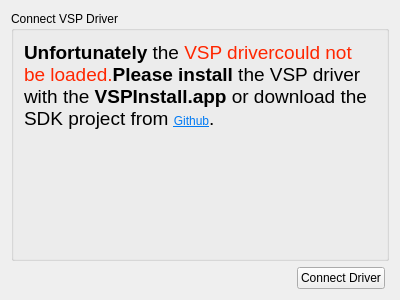
<?xml version="1.0" encoding="UTF-8"?>
<ui version="4.0">
 <class>PGConnect</class>
 <widget class="QWidget" name="PGConnect">
  <property name="geometry">
   <rect>
    <x>0</x>
    <y>0</y>
    <width>400</width>
    <height>300</height>
   </rect>
  </property>
  <property name="windowTitle">
   <string>Form</string>
  </property>
  <layout class="QVBoxLayout" name="verticalLayout">
   <item>
    <widget class="QGroupBox" name="groupBox_2">
     <property name="sizePolicy">
      <sizepolicy hsizetype="Expanding" vsizetype="Expanding">
       <horstretch>0</horstretch>
       <verstretch>0</verstretch>
      </sizepolicy>
     </property>
     <property name="title">
      <string>Connect VSP Driver</string>
     </property>
     <layout class="QVBoxLayout" name="verticalLayout_2">
      <item>
       <widget class="QLabel" name="label">
        <property name="text">
         <string>&lt;html&gt;&lt;head/&gt;&lt;body&gt;&lt;p&gt;&lt;span style=&quot; font-size:14pt; font-weight:700;&quot;&gt;Unfortunately&lt;/span&gt;&lt;span style=&quot; font-size:14pt;&quot;&gt; the &lt;/span&gt;&lt;span style=&quot; font-size:14pt; color:#ff2600;&quot;&gt;VSP driver&lt;/span&gt;&lt;span style=&quot; font-size:14pt;&quot;/&gt;&lt;span style=&quot; font-size:14pt; color:#ff2600;&quot;&gt;could not be loaded.&lt;/span&gt;&lt;span style=&quot; font-size:14pt;&quot;/&gt;&lt;span style=&quot; font-size:14pt; font-weight:700;&quot;&gt;Please install &lt;/span&gt;&lt;span style=&quot; font-size:14pt;&quot;&gt;the VSP driver with the &lt;/span&gt;&lt;span style=&quot; font-size:14pt; font-weight:700;&quot;&gt;VSPInstall.app&lt;/span&gt;&lt;span style=&quot; font-size:14pt;&quot;&gt; or download the SDK project from &lt;/span&gt;&lt;a href=&quot;https://github.com/britus/VSPDriver&quot;&gt;&lt;span style=&quot; text-decoration: underline; color:#007af4;&quot;&gt;Github&lt;/span&gt;&lt;/a&gt;&lt;span style=&quot; font-size:14pt;&quot;&gt;.&lt;/span&gt;&lt;/p&gt;&lt;p&gt;&lt;br/&gt;&lt;/p&gt;&lt;/body&gt;&lt;/html&gt;</string>
        </property>
        <property name="scaledContents">
         <bool>true</bool>
        </property>
        <property name="alignment">
         <set>Qt::AlignLeading|Qt::AlignLeft|Qt::AlignTop</set>
        </property>
        <property name="wordWrap">
         <bool>true</bool>
        </property>
        <property name="margin">
         <number>4</number>
        </property>
        <property name="indent">
         <number>1</number>
        </property>
        <property name="openExternalLinks">
         <bool>true</bool>
        </property>
       </widget>
      </item>
     </layout>
    </widget>
   </item>
   <item>
    <widget class="QWidget" name="widget" native="true">
     <property name="sizePolicy">
      <sizepolicy hsizetype="Expanding" vsizetype="Preferred">
       <horstretch>0</horstretch>
       <verstretch>0</verstretch>
      </sizepolicy>
     </property>
     <layout class="QHBoxLayout" name="horizontalLayout">
      <property name="spacing">
       <number>24</number>
      </property>
      <property name="leftMargin">
       <number>0</number>
      </property>
      <property name="topMargin">
       <number>0</number>
      </property>
      <property name="rightMargin">
       <number>4</number>
      </property>
      <property name="bottomMargin">
       <number>0</number>
      </property>
      <item>
       <spacer name="horizontalSpacer">
        <property name="orientation">
         <enum>Qt::Horizontal</enum>
        </property>
        <property name="sizeHint" stdset="0">
         <size>
          <width>225</width>
          <height>20</height>
         </size>
        </property>
       </spacer>
      </item>
      <item>
       <widget class="QPushButton" name="btnConnect">
        <property name="text">
         <string>Connect Driver</string>
        </property>
       </widget>
      </item>
     </layout>
    </widget>
   </item>
  </layout>
 </widget>
 <resources/>
 <connections/>
</ui>
